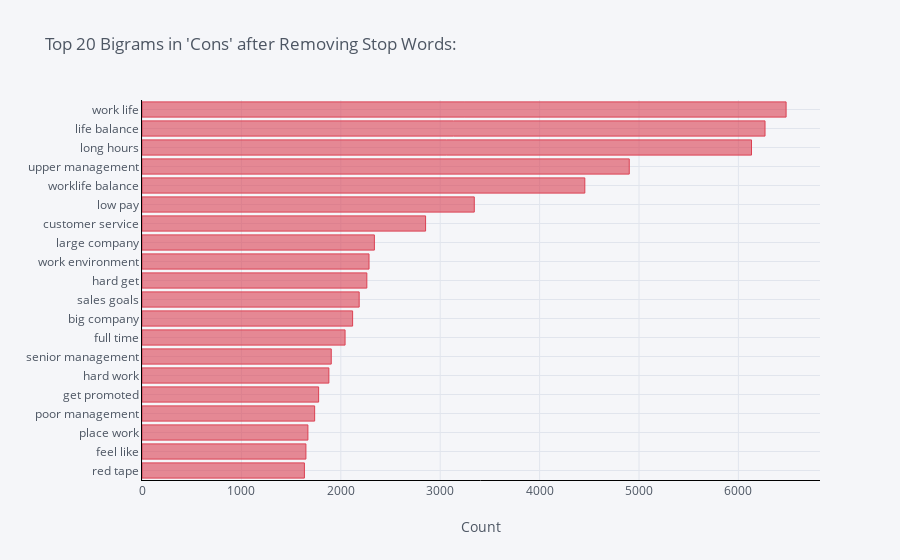

The code cell stored with this chart in its notebook:
### Code cell
df2.groupby('cons').sum()['count'].sort_values(ascending=True).iplot(
    kind='bar', xTitle='Count', linecolor='black',orientation = 'h', color='red', title="Top 20 Bigrams in 'Cons' after Removing Stop Words:")

### Figure 1 — Plotly figure (JSON) as saved in the notebook; plotly's stock layout.template omitted (floating-point values rounded to 4 significant figures)
{"data": [{"marker": {"color": "rgba(219, 64, 82, 0.6)", "line": {"color": "rgba(219, 64, 82, 1.0)", "width": 1}}, "name": "count", "orientation": "h", "text": "", "type": "bar", "x": [1634, 1649, 1669, 1737, 1777, 1880, 1904, 2043, 2119, 2185, 2262, 2284, 2338, 2853, 3343, 4455, 4902, 6132, 6268, 6480], "y": ["red tape", "feel like", "place work", "poor management", "get promoted", "hard work", "senior management", "full time", "big company", "sales goals", "hard get", "work environment", "large company", "customer service", "low pay", "worklife balance", "upper management", "long hours", "life balance", "work life"]}], "layout": {"legend": {"bgcolor": "#F5F6F9", "font": {"color": "#4D5663"}}, "paper_bgcolor": "#F5F6F9", "plot_bgcolor": "#F5F6F9", "title": {"font": {"color": "#4D5663"}, "text": "Top 20 Bigrams in 'Cons' after Removing Stop Words:"}, "xaxis": {"gridcolor": "#E1E5ED", "linecolor": "black", "showgrid": true, "tickfont": {"color": "#4D5663"}, "title": {"font": {"color": "#4D5663"}, "text": "Count"}, "zerolinecolor": "#E1E5ED"}, "yaxis": {"gridcolor": "#E1E5ED", "linecolor": "black", "showgrid": true, "tickfont": {"color": "#4D5663"}, "title": {"font": {"color": "#4D5663"}, "text": ""}, "zerolinecolor": "#E1E5ED"}}}
